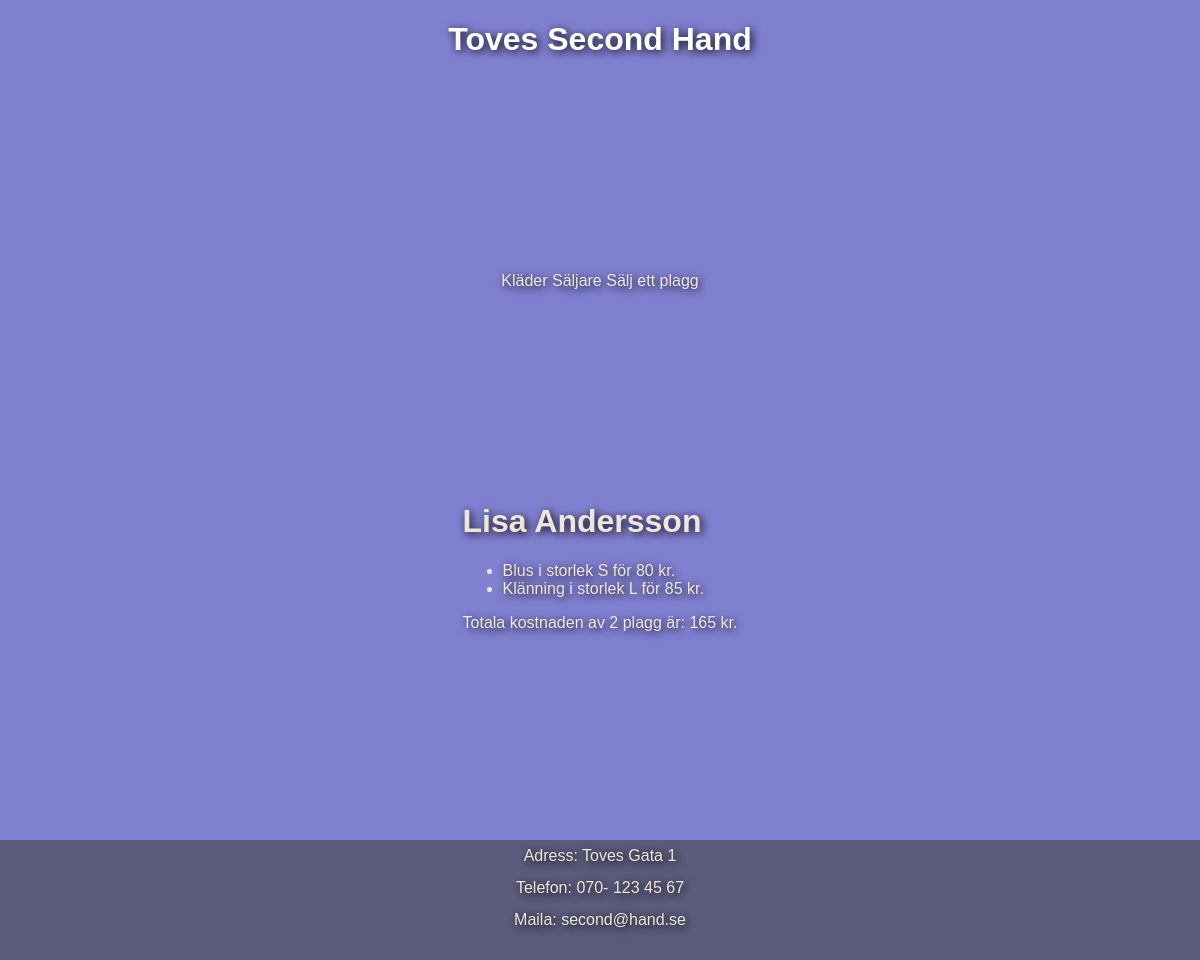
/extendedSeller.php?id=1, run on the app's committed database.
### tables this page shows
CREATE TABLE `clothes` (
  `id` int(11) NOT NULL,
  `garment` varchar(32) NOT NULL,
  `size` varchar(10) NOT NULL,
  `price` int(11) NOT NULL,
  `sold_date` date DEFAULT NULL,
  `created` timestamp NOT NULL DEFAULT CURRENT_TIMESTAMP,
  `updated` timestamp NOT NULL DEFAULT CURRENT_TIMESTAMP ON UPDATE CURRENT_TIMESTAMP,
  `seller_id` int(11) NOT NULL
);

### classes/db.php (called while the page is built, shortened)
<?php
class DB {
    public function __construct(PDO $pdo)
    {
      $this->pdo = $pdo;
    }
}

### classes/seller-model.php (called while the page is built, shortened)
<?php
require_once "db.php";
class SellersModel extends DB {
    public function getSellerWithGarments(int $id){
        $query = "SELECT sellers.id, sellers.first_name, sellers.last_name, clothes.garment, clothes.size, clothes.price, clothes.seller_id FROM sellers
        JOIN clothes ON sellers.id = clothes.seller_id
        WHERE sellers.id = ?";
        $statement = $this->pdo->prepare($query);
        $statement->execute([$id]);
        $result = $statement->fetchAll(PDO::FETCH_ASSOC);
        if($result) {
            $seller = [
                "id" => $result[0]["id"],
                "first_name" => $result[0]["first_name"],
                "last_name" => $result[0]["last_name"]
            ];
            foreach($result as $row) {
                $seller["garments"][] = [
                    "garment" => $row["garment"],
                    "size" => $row["size"],
                    "price" => $row["price"]
                ];
            }
                    return $seller;
        }
            return null;
    }
}

### classes/clothing-model.php (called while the page is built, shortened)
<?php
require_once "db.php";
class ClothingModel extends DB {
    protected $table = "clothes";
    public function totalCostPerSeller($sellerId){
        $sql = "SELECT SUM(price) AS totalCost FROM {$this->table} WHERE seller_id = ?";
        $statement = $this->pdo->prepare($sql);
        $statement->execute([$sellerId]);
        $result = $statement->fetch(PDO::FETCH_ASSOC);
        return $result['totalCost'];
    }
    public function getNumberOfGarments($sellerId){
        $sql = "SELECT COUNT(*) AS total FROM {$this->table} WHERE seller_id = ?";
        $statement = $this->pdo->prepare($sql);
        $statement->execute([$sellerId]);
        $result = $statement->fetch(PDO::FETCH_ASSOC);
         if($result && isset($result['total'])){
        return $result['total'];
     }
     return 0;
    }
}

### views/extendedSellerView.php (the view)
<?php
require_once "classes/seller-model.php";
require_once "classes/clothing-model.php";
class ExtendedSellerView  {
    private $clothingModel;
    public function __construct(PDO $pdo)
    {
       $this->clothingModel = new CLothingModel($pdo);
    }
    public function renderSelectedSeller(array $seller){
        echo "<div>";
        echo "<h1> {$seller["first_name"]} {$seller["last_name"]} </h1>";
        echo "<ul>";
        $sellerId = $seller['id'];
        $garmentCost = $seller['id'];
        $numberOfGarments = $this->clothingModel->getNumberOfGarments($sellerId);
        foreach($seller["garments"] as $garment) {
            echo "<li> {$garment["garment"]} i storlek {$garment["size"]} för {$garment["price"]} kr.</li>";
            $totalCost = $this->clothingModel->totalCostPerSeller($garmentCost);
        }
        echo "</ul>";
        echo "<p> Totala kostnaden av $numberOfGarments plagg är: $totalCost kr. </p>";
        echo "</div>";
    }
}

### styles/style.css (style rules this page uses)
body { box-sizing: border-box; margin: 0; padding: 0; font-family: Verdana, Geneva, Tahoma, sans-serif; background-color: rgb(128, 128, 209); color: rgb(237, 230, 220); text-shadow: 2px 2px 10px black; display: flex; flex-direction: column; justify-content: space-between; align-items: center; height: 120vh; }

### data on the page
clothes: garment "Blus", size "S", price "80"
clothes: garment "Klänning", size "L", price "85"

### other printed values
$seller["first_name"] "Lisa"
$seller["last_name"] "Andersson"
$numberOfGarments "2"
$totalCost "165"
